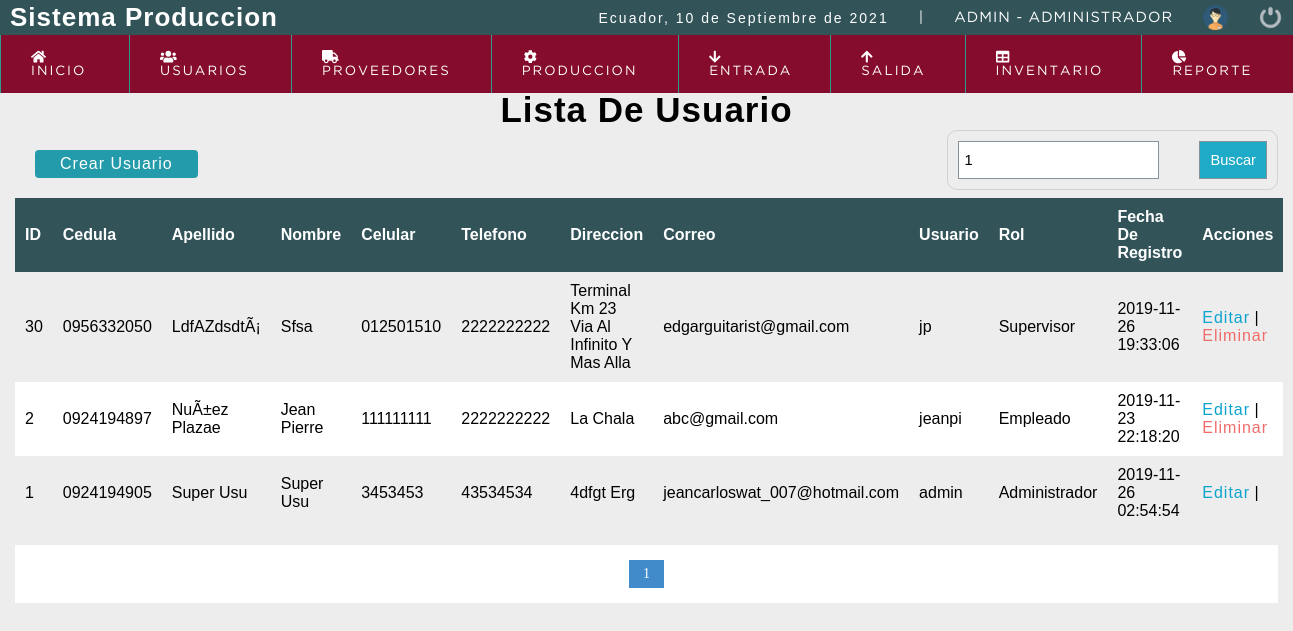
/sistema/pruebas/buscar_usuario.php?busqueda=1 (signed in), run on the app's committed database.
### tables this page shows
CREATE TABLE `usuario` (
  `id_usu` int(11) NOT NULL,
  `ced_usu` varchar(10) NOT NULL,
  `nom_usu` varchar(50) NOT NULL,
  `ape_usu` varchar(50) NOT NULL,
  `cel_usu` varchar(10) DEFAULT NULL,
  `tel_usu` varchar(10) DEFAULT NULL,
  `dir_usu` text NOT NULL,
  `cor_usu` text NOT NULL,
  `cod_tip_usu` int(5) NOT NULL,
  `usu_usu` varchar(15) NOT NULL,
  `cla_usu` varchar(15) NOT NULL,
  `fech_reg_usu` datetime NOT NULL DEFAULT current_timestamp(),
  `estado` int(11) NOT NULL DEFAULT 1
);

CREATE TABLE `tipo_usuario` (
  `cod_tip_usu` int(5) NOT NULL,
  `rol_tip_usu` varchar(20) NOT NULL
);

### sistema/pruebas/buscar_usuario.php (the view, shortened to what this page needs)
<?php
include "conexion.php";
?>
<!DOCTYPE html>
<html lang="en">
<head>
  <?php include "includes/scripts.php";?>
</head>
<body>
  <?php include "includes/header.php";?>
	<section id="container">
   <?php
   $busqueda = ucwords($_REQUEST['busqueda']);
    ?>
		<h1>Lista De Usuario</h1>
	    <a href="usuario.php" class="btn_nusuario">Crear Usuario</a>
	    <form action="buscar_usuario.php" method="GET" class="form_buscar">
	    	<input type="text" name="busqueda" id="busqueda" placeholder="Buscar" value="<?php echo $busqueda; ?>">
	    	<input type="submit" value="Buscar" class="btn_buscar" style="width: auto; padding: 10px;">
	    </form>
	    <table>
	    	<tr>
	    		<th>ID</th>
	    		<th>Cedula</th>
	    		<th>Apellido</th>
	    		<th>Nombre</th>
	    		<th>Celular</th>
	    		<th>Telefono</th>
	    		<th>Direccion</th>
	    		<th>Correo</th>
	    		<th>Usuario</th>
	    		<th>Rol</th>
	    		<th>Fecha De Registro</th>
	    		<th>Acciones</th>
	    	</tr>
	    	<?php
	    	$rol = '';
	    	$sql_registe = mysqli_query($conexion,"SELECT COUNT(*) as total_registro FROM usuario
	    		WHERE (id_usu LIKE '%$busqueda%'
	    		OR ced_usu LIKE '%$busqueda%'
	    		OR ape_usu LIKE '%$busqueda%'
	    		OR nom_usu LIKE '%$busqueda%'
	    		OR cel_usu LIKE '%$busqueda%'
	    		OR tel_usu LIKE '%$busqueda%'
	    		OR dir_usu LIKE '%$busqueda%'
	    		OR cor_usu LIKE '%$busqueda%'
	    		OR usu_usu LIKE '%$busqueda%'
	    		$rol) AND estado = 1");
	    	$result_register = mysqli_fetch_array($sql_registe);
	    	$total_registro = $result_register['total_registro'];
	    	$por_pagina = 10;
	    	if(empty($_GET['pagina']))
	    	 {
	    		$pagina = 1;
	    		}
	    		else{
	    		$pagina = $_GET['pagina'];
	    		}
	    			$desde = ($pagina-1) * $por_pagina;
	    			$total_paginas = ceil($total_registro / $por_pagina);
	    	$query = mysqli_query($conexion,"SELECT u.id_usu, u.ced_usu, u.ape_usu, u.nom_usu, u.cel_usu, u.tel_usu, u.dir_usu, u.cor_usu, u.usu_usu, t.rol_tip_usu, u.fech_reg_usu FROM usuario u INNER JOIN tipo_usuario t ON u.cod_tip_usu = t.cod_tip_usu
	    		WHERE (
	    		    u.id_usu LIKE '%$busqueda%'
		    	 OR u.ced_usu LIKE '%$busqueda%'
		    	 OR u.ape_usu LIKE '%$busqueda%'
		    	 OR u.nom_usu LIKE '%$busqueda%'
		    	 OR u.cel_usu LIKE '%$busqueda%'
		    	 OR u.tel_usu LIKE '%$busqueda%'
		    	 OR u.dir_usu LIKE '%$busqueda%'
		    	 OR u.cor_usu LIKE '%$busqueda%'
		    	 OR u.usu_usu LIKE '%$busqueda%'
		    	 OR	t.rol_tip_usu LIKE '%$busqueda%')
	    		  AND estado = 1 ORDER BY u.ape_usu ASC LIMIT $desde,$por_pagina");
	    	$result = mysqli_num_rows($query);
	    	if($result > 0) {
	    		while ($data = mysqli_fetch_array($query)) {
	    	?>
	    	 <tr>
	    	 	<td><?php echo $data["id_usu"]; ?></td>
	    		<td><?php echo $data["ced_usu"]; ?></td>
	    		<td><?php echo $data["ape_usu"]; ?></td>
	    		<td><?php echo $data["nom_usu"]; ?></td>
	    		<td><?php echo $data["cel_usu"]; ?></td>
	    		<td><?php echo $data["tel_usu"]; ?></td>
	    		<td><?php echo $data["dir_usu"]; ?></td>
	    		<td><?php echo $data["cor_usu"]; ?></td>
	    		<td><?php echo $data["usu_usu"]; ?></td>
	    		<td><?php echo $data["rol_tip_usu"]; ?></td>
	    		<td><?php echo $data["fech_reg_usu"]; ?></td>
	    		<td>
	    			<a class="link_edit" href="editar_usuario.php?id=<?php echo $data["id_usu"]; ?>">Editar</a>
	    			|
	    			<?php if($data["id_usu"] !=1 ) {
	    			 ?>
	    			<a class="link_delete" href="eliminar_usuario.php?id=<?php echo $data["id_usu"]; ?>">Eliminar</a>
	    			<?php  }?>
	    		</td>
	    	</tr>
	    		<?php
	    	         	}
	    		}
	    	?>
	    </table>
	    <?php
         if ($total_registro != 0) {
	     ?>
	    <div class="pagina">
	    	<ul>
	    		<?php
	    		for ($i=1; $i <= $total_paginas ; $i++) {
	    			if($i == $pagina)
	    			{
	    		  echo '<li class="pageSelected">'.$i.'</li>';
	    			}else{
	    		 	echo '<li><a href="?pagina='.$i.'&busqueda='.$busqueda.'">'.$i.'</a></li>';
	    		 }
	    		 }
	    		 ?>
	    	</ul>
	    </div>
	<?php } ?>
	</section>
</body>
</html>

### sistema/css/style.css (style rules this page uses)
* { margin: 0; padding: 0; box-sizing: border-box; }
body { background: #ededed; }
h1, h2, h3, h4, h5, h6 { font-family: 'arial'; font-weight: bold; letter-spacing: 1px; }
h1 { font-size: 26px; }
a { text-decoration: none; font-family: arial; letter-spacing: 1px; }
#container { padding: 90px 15px 15px; }
#container h1 { font-size: 35px; display: block; text-align: center; }
.btn_nusuario { display: inline-block; background: #239baa; color: #FFF; padding: 5px 25px; border-radius: 4px; margin: 20px }
form { background: #fff; margin: auto; padding: 20px 50px; border: 1px solid #d1d1d1; display: grid; grid-template-columns: 1fr 1fr; grid-gap: 30px; }
table { border-collapse: collapse; font-size: 12pt; font-family: 'Arial'; width: 100% }
table th { text-align: left; padding: 10px; background: #325459; color: #FFF; }
table tr:nth-child(odd) { background: #FFF; }
table td { padding: 10px; }
.link_edit { color: #0ca4ce; }
.link_delete { color: #f26b6b; }
.pagina ul { padding: 15px; list-style: none; background: #FFF; margin-top: 15px; display: -webkit-flex; display: -moz-flex; display: -ms-flex; display: -o-flex; display: flex; justify-content: center; }
.pagina a, .pageSelected { color: #428bca; border: 1px solid #ddd; padding: 5px; display: inline-block; font-size: 14px; text-align: center; width: 35px; }
.pageSelected { color: #FFF; background: #428bca; border: 1px solid #428bca; }
.form_buscar { display: -webkit-flex; display: -moz-flex; display: -ms-flex; display: -o-flex; display: flex; float: right; background: initial; padding: 10px; border-radius: 10px; }
.form_buscar input { display: block; width: 100%; font-size: 11pt; padding: 5px; border: 1px solid #85929e; }
.btn_buscar { background: #1faac8; color: #FFF; padding: 0 20px; border: 0; cursor: pointer; margin-left: 10px; }

### data on the page
usuario: id_usu "30", ced_usu "0956332050", ape_usu "LdfAZdsdtÃ¡", nom_usu "Sfsa", cel_usu "012501510", tel_usu "2222222222", dir_usu "Terminal Km 23 Via Al Infinito Y Mas Alla", cor_usu "edgarguitarist@gmail.com", usu_usu "jp", cod_tip_usu.rol_tip_usu "Supervisor", fech_reg_usu "2019-11-26 19:33:06"
usuario: id_usu "2", ced_usu "0924194897", ape_usu "NuÃ±ez Plazae", nom_usu "Jean Pierre", cel_usu "111111111", tel_usu "2222222222", dir_usu "La Chala", cor_usu "abc@gmail.com", usu_usu "jeanpi", cod_tip_usu.rol_tip_usu "Empleado", fech_reg_usu "2019-11-23 22:18:20"
usuario: id_usu "1", ced_usu "0924194905", ape_usu "Super Usu", nom_usu "Super Usu", cel_usu "3453453", tel_usu "43534534", dir_usu "4dfgt Erg", cor_usu "jeancarloswat_007@hotmail.com", usu_usu "admin", cod_tip_usu.rol_tip_usu "Administrador", fech_reg_usu "2019-11-26 02:54:54"

### other printed values
fechaC() "10 de Septiembre de 2021"
$_SESSION['user'] "ADMIN"
$rol "ADMINISTRADOR"
